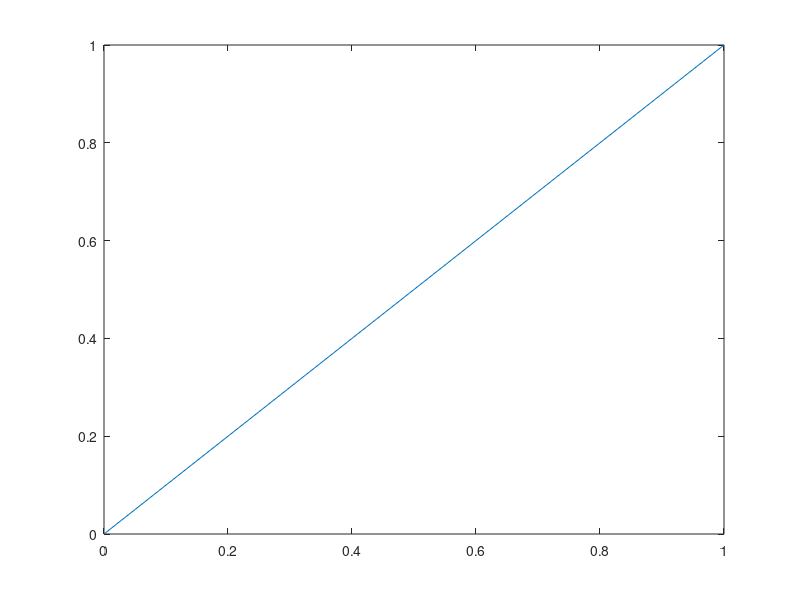

Recreate this plot in MATLAB.
clear all
close all
clc

%% Defining the mesh 

n_points=5;
dom_size=1;
h=dom_size/(n_points-1);

%% initialising the problem
y(1)=0;
y(5)=1;

y_new(1)=0;
y_new(n_points)=1;

error_mag=1;
error_req=1e-6;
iterations=0;


%% calculations

while error_mag>error_req
    for i=2:(n_points-1)
        y_new(i)=(y(i-1)+y(i+1))/2;
    end
    iterations=iterations+1;
    %Calculation of error magnitude
    error_mag=0;
    for i=2:n_points
        error_mag=error_mag+(abs(y(i)-y_new(i)));
    end
    y=y_new;
end
 %% plotting

 x_dom=((1:n_points)-1)*h;
 figure;
 plot(x_dom,y);